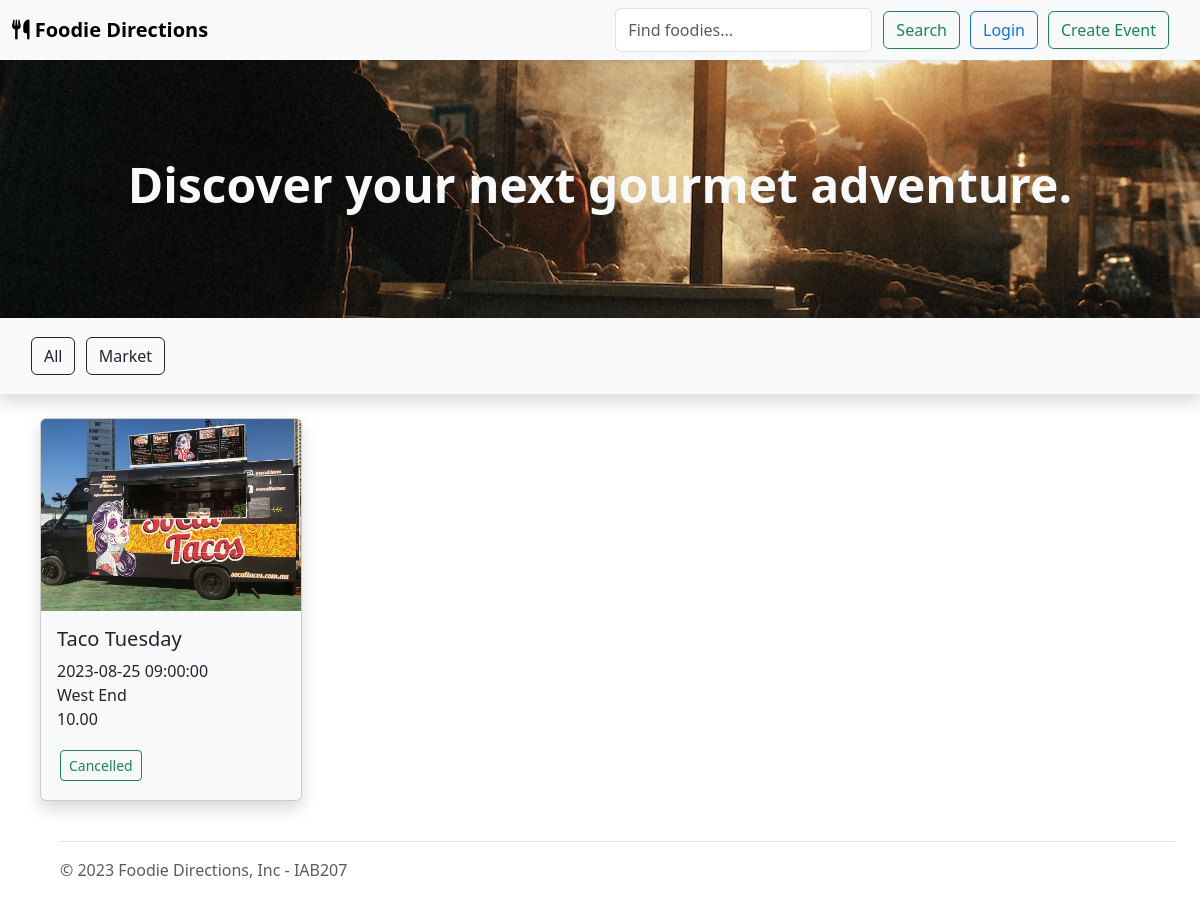
Before: / with the older database file.
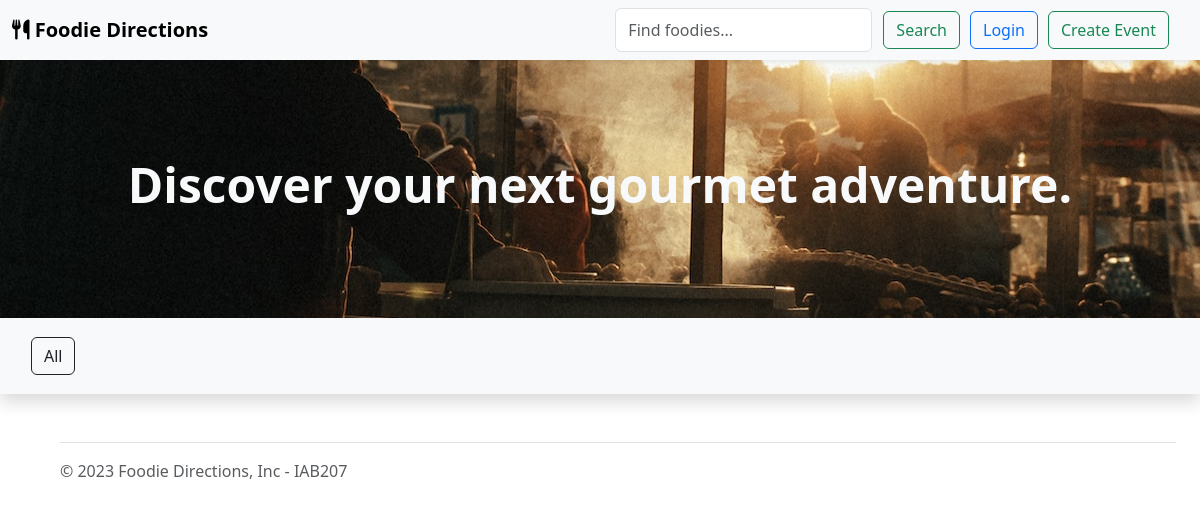
After: the same page with the newer database file.
### website/models.py (models this page shows, shortened)
class Event(db.Model):
    __tablename__ = 'events'
    id = db.Column(db.Integer, primary_key=True)
    title = db.Column(db.String(80), nullable=False)
    description = db.Column(db.String(200), nullable=False)
    image = db.Column(db.String(400))
    dateTime = db.Column(db.DateTime, nullable=False)
    price = db.Column(db.Numeric(precision=10, scale=2))
    ticketsAvailable = db.Column(db.Integer, nullable=False)
    locationName = db.Column(db.String(80), nullable=False)
    status = db.Column(db.String(20), default="Open", nullable=False)
    category = db.Column(db.String(20))
    user_id = db.Column(db.Integer, db.ForeignKey('users.id'), nullable=False)
    comments = db.relationship('Comment', backref='event')
    bookings = db.relationship('Booking', backref='event')

### website/views.py (the view)
@bp.route('/')
def index():
    events = db.session.scalars(db.select(Event)).all()
    categories = db.session.scalars(db.select(Event.category).distinct())
    return render_template('index.html', events=events, categories=categories)

### website/templates/index.html
{% extends 'base.html' %}
{% block header %}
    <div class="p-5 bg-light" style="background-image: url(../static/img/banner_img.jpg); background-position: center;">
        <div class="container-fluid py-5 text-center">
            <h1 class="display-5 fw-bold text-light">Discover your next gourmet adventure.</h1>
        </div>
    </div>
{% endblock %}
{% block content %}
<div class="container-fluid">
    <div class="row p-3 shadow bg-body-tertiary" id="categories">
        <div class="col-12">
            <div data-bs-spy="scroll" data-bs-smooth-scroll="true" class="horizontal-scroll" tabindex="0">
                <a type="button" class="btn btn-outline-dark" href="/#categories">All</a>
                {% for category in categories %}
                    <a type="button" class="btn btn-outline-dark" href="{{ url_for('main.category', category=category) }}#categories">{{ category }}</a>
                {% endfor %}
            </div>
        </div>
    </div>
    <div class="row mx-3 my-4">
        {% for event in events %}
        <div class="col-lg-3 col-md-4 col-sm-6 mb-3">
            <div class="card event-card shadow bg-body-tertiary">
                <img src="{{ event.image }}" class="card-img-top event-card-img" alt="...">
                <div class="card-body">
                    <h5 class="card-title">{{ event.title }}</h5>
                    <p class="card-text">{{ event.dateTime }}<br>{{ event.locationName }}<br>{{ event.price }}</p>
                    <a type="button" class="btn btn-outline-success btn-sm stretched-link" href="{{ url_for('main.event', id=event.id) }}">{{ event.status }}</a>
                </div>
            </div>
        </div>
        {% endfor %}
    </div>
</div>
{% endblock %}

### website/templates/base.html (shortened to what this page needs)
<html>
<head>
    <link href="https://cdn.jsdelivr.net/npm/bootstrap@5.3.0-alpha3/dist/css/bootstrap.min.css" rel="stylesheet">
    <link rel="stylesheet" href="../static/css/style.css">
</head>
<body>
    <header>
        <nav class="navbar navbar-expand-lg sticky-top bg-light shadow-sm">
            <div class="container-fluid">
                <a class="navbar-brand fw-bold" href="/">
                    <i class="fa-solid fa-utensils"></i>
                    Foodie Directions
                </a>
                <div class="offcanvas offcanvas-end" tabindex="-1" id="navbarOffcanvas" aria-labelledby="navbarOffcanvasLabel">
                    <div class="offcanvas-body">
                        <ul class="navbar-nav justify-content-end flex-grow-1 pe-3">
                            <li class="nav-item ms-md-1 mt-1 mt-md-0">
                                <form class="d-flex ms-auto mb-0">
                                    <input class="form-control me-2" type="search" placeholder="Find foodies..." aria-label="Search">
                                    <button class="btn btn-outline-success" type="submit">Search</button>
                                </form>
                            </li>
                            {% if current_user.is_authenticated %}
                                <li class="nav-item ms-md-1 mt-1 mt-md-0">
                                    <a type="button" class="btn btn-outline-primary" href="/user">Profile</a>
                                </li>
                                <li class="nav-item ms-md-1 mt-1 mt-md-0">
                                    <a type="button" class="btn btn-outline-danger" href="/logout">Logout</a>
                                </li>
                            {% else %}
                                <li class="nav-item ms-md-1 mt-1 mt-md-0">
                                    <a type="button" class="btn btn-outline-primary" href="/login">Login</a>
                                </li>
                            {% endif %}
                            <li class="nav-item ms-md-1 mt-1 mt-md-0">
                                <a type="button" class="nav-item btn btn-outline-success" href="/create">Create Event</a>
                            </li>
                        </ul>
                    </div>
                </div>
            </div>
        </nav>
        {% block header %}
        {% endblock %}
    </header>
    {% block content %}
    {% endblock %}
    <div class="container mx-lg-5">
        <footer class="footer d-flex flex-wrap justify-content-between align-items-center py-3 my-4 border-top">
            <div class="col-md-4 d-flex align-items-center">
                <span class="mb-3 mb-md-0 text-muted">&copy; 2023 Foodie Directions, Inc - IAB207</span>
            </div>
        </footer>
    </div>
</body>
</html>

### website/static/css/style.css (style rules this page uses)
.btn { margin: 3px; }
.horizontal-scroll { overflow: auto; white-space: nowrap; }

Changed rows visible on the page:
removed Event: image (picture), title "Taco Tuesday", dateTime "2023-08-25 09:00:00", locationName "West End", price "10.00", status "Cancelled"
Other visible differences:
list line gone: "Market"
